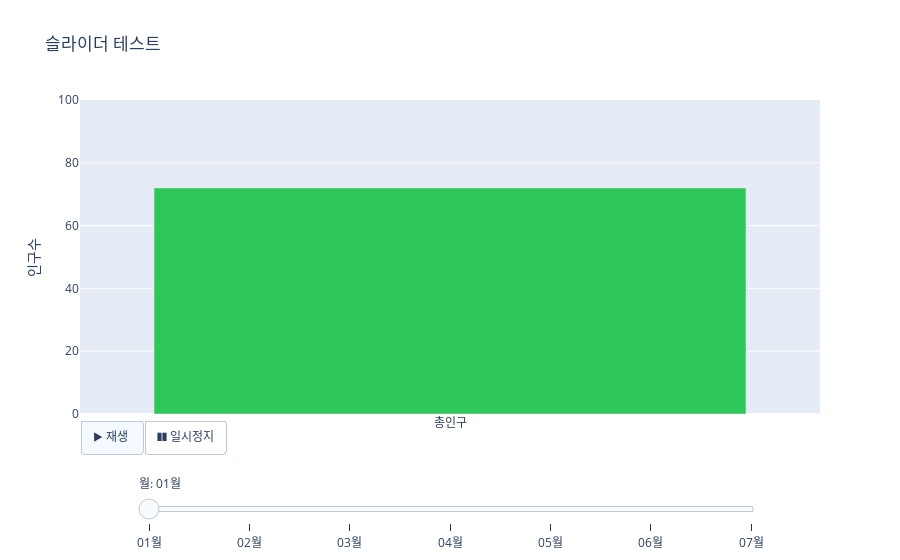

The code cell stored with this chart in its notebook:
### Code cell
# 재생/일시정지 버튼
play_pause = {
    "type" : "buttons",
    "direction" : 'right',
    'x' : 0.0, 'y' : -0.02, 'xanchor' : "left", 'yanchor' : 'top',
    "buttons" : [{
        "label" : "▶ 재생 ",
        "method" : "animate",
        "args" : [None, {"frame" : {"duration" : 1000, "redraw" : True}, "fromcurrent" : True, "transition" : {"duration" : 200}}]
        },
        {
            "label" : "❚❚ 일시정지",
            "method" : "animate",
            "args" : [[None], {"frame" : {"duration" : 0, "redraw" : False}, "mode" : "immediate"}]
        }]
}

fig.update_layout(
    updatemenus = [play_pause]

)
fig.show()

### Figure 1 — Plotly figure (JSON) as saved in the notebook; plotly's stock layout.template omitted (floating-point values rounded to 4 significant figures)
{"data": [{"marker": {"color": "#30C75A"}, "name": "총인구", "type": "bar", "visible": true, "x": ["총인구"], "y": [72]}, {"marker": {"color": "#3148C7"}, "name": "남자", "type": "bar", "visible": false, "x": ["남자"], "y": [64]}, {"marker": {"color": "#D63626"}, "name": "여자", "type": "bar", "visible": false, "x": ["여자"], "y": [8]}], "layout": {"sliders": [{"active": 0, "currentvalue": {"prefix": "월: "}, "len": 0.84, "steps": [{"args": [["01월"], {"frame": {"duration": 0, "redraw": true}, "mode": "immediate"}], "label": "01월", "method": "animate"}, {"args": [["02월"], {"frame": {"duration": 0, "redraw": true}, "mode": "immediate"}], "label": "02월", "method": "animate"}, {"args": [["03월"], {"frame": {"duration": 0, "redraw": true}, "mode": "immediate"}], "label": "03월", "method": "animate"}, {"args": [["04월"], {"frame": {"duration": 0, "redraw": true}, "mode": "immediate"}], "label": "04월", "method": "animate"}, {"args": [["05월"], {"frame": {"duration": 0, "redraw": true}, "mode": "immediate"}], "label": "05월", "method": "animate"}, {"args": [["06월"], {"frame": {"duration": 0, "redraw": true}, "mode": "immediate"}], "label": "06월", "method": "animate"}, {"args": [["07월"], {"frame": {"duration": 0, "redraw": true}, "mode": "immediate"}], "label": "07월", "method": "animate"}], "x": 0.08, "y": -0.12}], "title": {"text": "슬라이더 테스트"}, "updatemenus": [{"buttons": [{"args": [null, {"frame": {"duration": 1000, "redraw": true}, "fromcurrent": true, "transition": {"duration": 200}}], "label": "▶ 재생 ", "method": "animate"}, {"args": [[null], {"frame": {"duration": 0, "redraw": false}, "mode": "immediate"}], "label": "❚❚ 일시정지", "method": "animate"}], "direction": "right", "type": "buttons", "x": 0, "xanchor": "left", "y": -0.02, "yanchor": "top"}], "yaxis": {"range": [0, 100], "title": {"text": "인구수"}}}}
